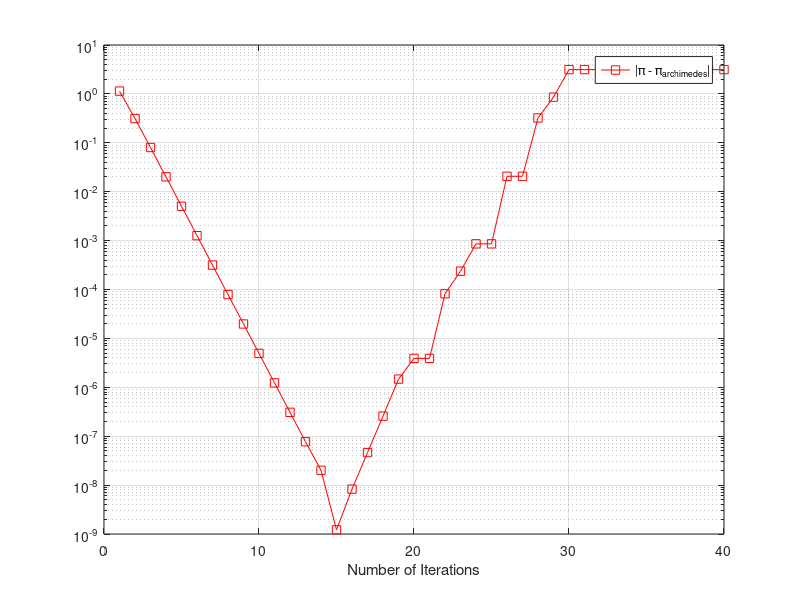
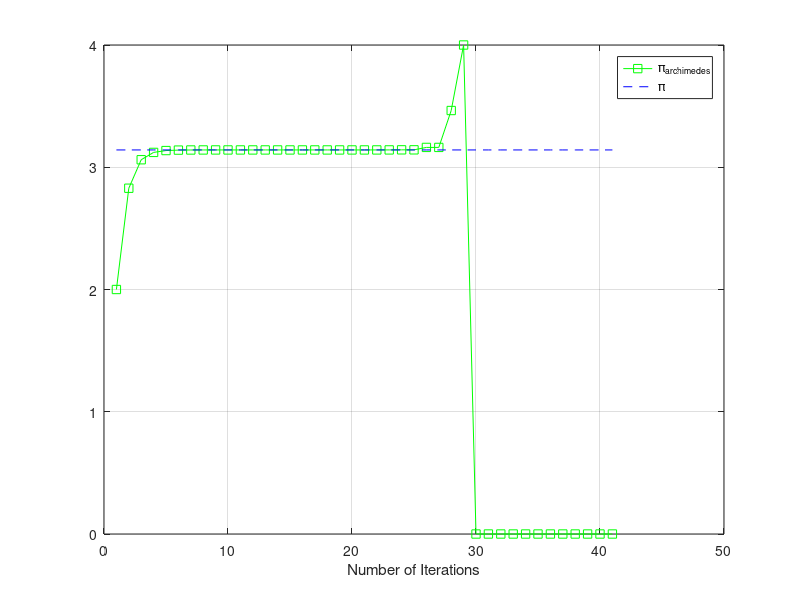

These figures' MATLAB source, in order:
N = 40; # Number of iterations

Y = zeros(N,1); # yk
Y(1) = 2; # First term of series

E = zeros(N,1); # Error in terms of iteration

for i = 1:N
  sqrt1 = sqrt(1 - ((Y(i)/(2^i))^2)); # This implementation is unstable
  Y(i+1) = (2^i) * sqrt(2*(1-sqrt1));
  E(i) = abs(pi - Y(i));

end

h = figure();
semilogy(1:N, E, "-sr");
grid();
%title('Error of \pi with Archimedes method, unstable implementation');
%ylabel('|\pi - \pi_{archimedes}|');
xlabel("Number of Iterations");
%ylabel("Error");
legend('|\pi - \pi_{archimedes}|');
set(h,'PaperSize',[5 5]);
%print(h,'error_plot', '-dpng', '-r300', '-bestfit');
print(h,'error_plot', '-dpng', '-r300');


h2 = figure();
plot(1:N+1, Y, "-sg"); hold on
plot(1:N+1, ones(N+1,1)*pi, "--b");
grid();
%title('Value of \pi with Archimedes method, unstable implementation');
xlabel("Number of Iterations");
%ylabel("Error");
legend('\pi_{archimedes}', '\pi');
set(h2,'PaperSize',[5 5]);
%print(h2,'pi_plot', '-dpng', '-r300', '-bestfit');
print(h2,'pi_plot', '-dpng', '-r300');

